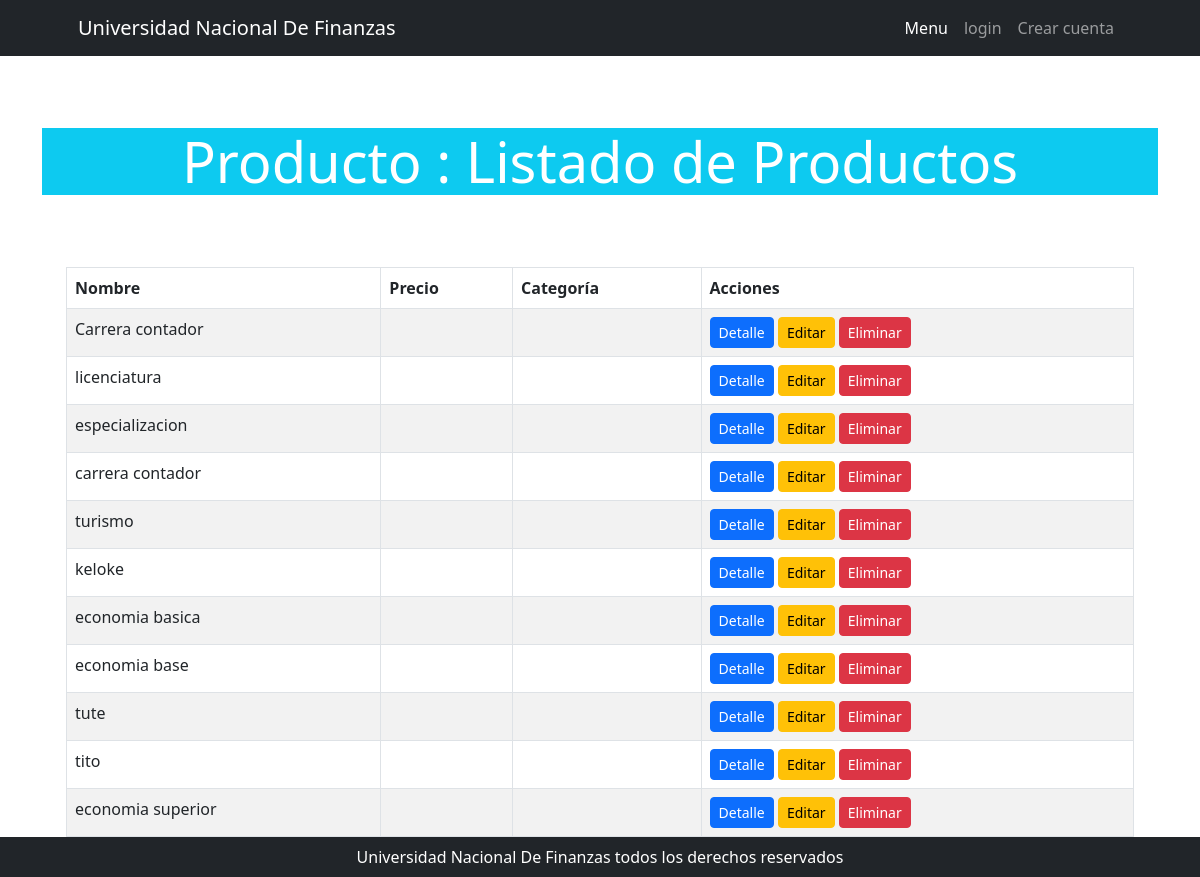
/producto/productocategoria/list, run on an earlier commit of the app's database.
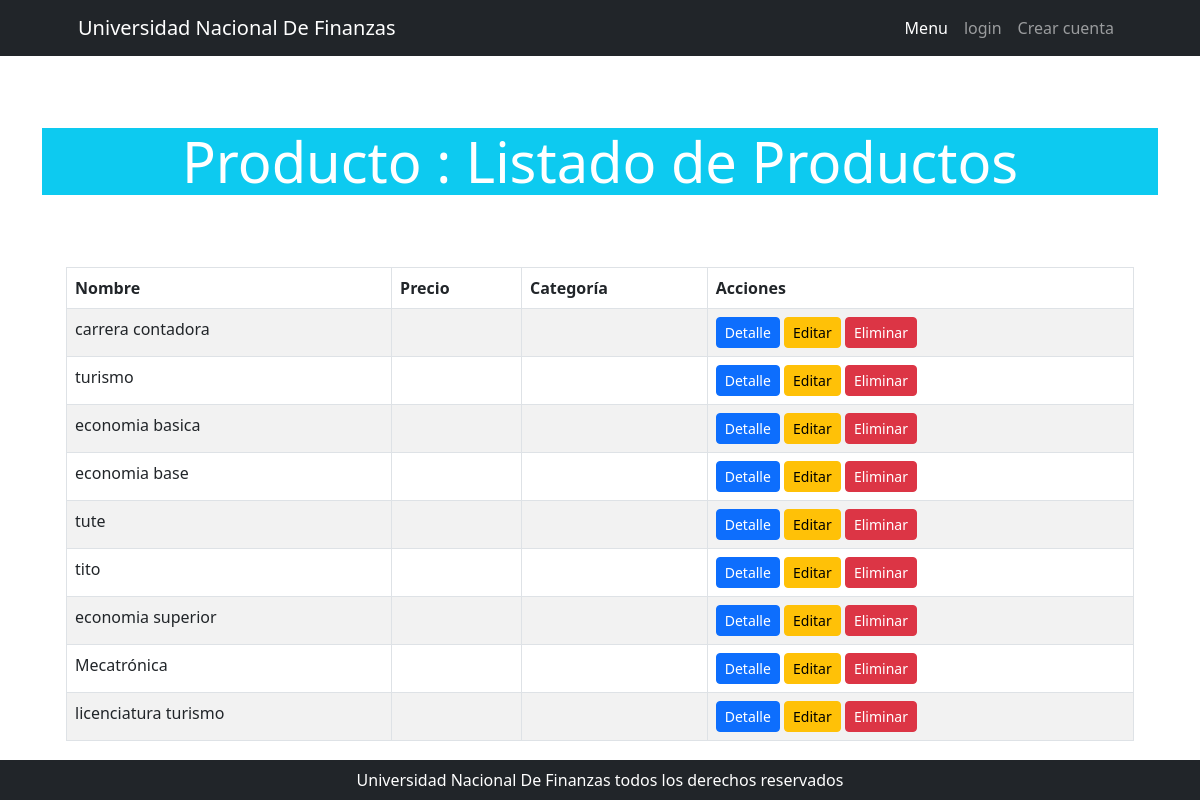
And on a later commit of the database.
### producto/models.py (models this page shows, shortened)
class ProductoCategoria(models.Model):
    nombre = models.CharField(max_length=200, unique=True)
    descripcion = models.CharField(max_length=200, null=True, blank=True)
    class Meta:
        verbose_name = "categoría de producto"
        verbose_name_plural = "categorías de producto"

### producto/views.py (the view)
# urls.py: path("productocategoria/list", ProductoCategoriaList.as_view(), name= "productocategoria_list"),
class ProductoCategoriaList(ListView):
    model = ProductoCategoria
    def get_queryset(self) -> QuerySet[Any]:
        queryset = super().get_queryset()
        busqueda = self.request.GET.get("busqueda")
        if busqueda:
            queryset = queryset.filter(
                Q(nombre__icontains=busqueda) | Q(
                    descripcion__icontains=busqueda)
            )
        return queryset

### producto/templates/producto/productocategoria_list.html (shortened to what this page needs)
{% extends 'core/base.html' %}
{% block body_title %}
Producto : Listado de Productos
{% endblock body_title %}
{% block content %}
<div class="container">
    <table class="table table-striped table-bordered table-hover table-responsive">
        <thead class="thead-dark">
            <tr>
                <th>Nombre</th>
                <th>Precio</th>
                <th>Categoría</th>
                <th>Acciones</th>
            </tr>
        </thead>
        <tbody>
            {% for producto in object_list %}
            <tr>
                <td>{{ producto.nombre }}</td>
                <td>{{ producto.precio }}</td>
                <td>{{ producto.categoria }}</td>
                <td>
                    <a href="{% url 'producto:productocategoria_detail' producto.id %}" class="btn btn-primary btn-sm">Detalle</a>
                    <a href="{% url 'producto:productocategoria_actualizar' producto.id %}" class="btn btn-warning btn-sm">Editar</a>
                    <a href="{% url 'producto:productocategoria_delete' pk=producto.id%}" class="btn btn-danger btn-sm">Eliminar</a>
                </td>
            </tr>
            {% endfor %}
        </tbody>
    </table>
</div>
    </div>
{% endblock content %}

### core/templates/core/base.html (shortened to what this page needs)
{% load static %}
<!DOCTYPE html>
<html lang="es">
    <head>
        <link href="{% static 'core/css/styles.css' %}" rel="stylesheet" />
    </head>
    <body>
     {% include 'core/components/navbar.html' %}
       <div class="container px-4  py-lg-4">
        <div class="row align-items-center my-5">
                <h1 class="display-4 text-center mb-4 bg-info text-white">
                   {% block body_title %}
                   {% endblock body_title %}
                </h1>
            </div>
            {% block content %}
            {% endblock content %}
       {% include 'core/components/footer.html' %}
    </body>
</html>

### core/templates/core/components/navbar.html (shortened to what this page needs)
 <nav class="navbar navbar-expand-lg navbar-dark bg-dark">
    <div class="container px-5">
        <a class="navbar-brand" href="#!">Universidad Nacional De Finanzas</a>
        <div class="collapse navbar-collapse" id="navbarSupportedContent">
            <ul class="navbar-nav ms-auto mb-2 mb-lg-0">
                <li class="nav-item"><a class="nav-link active" aria-current="page" href="{% url 'core:index' %}">Menu</a></li>
                {% if user.is_authenticated %}
                <li class="nav-item"><a class="nav-link" href="{% url 'estudiante:index' %}">Estudiante</a></li>
                <li class="nav-item"><a class="nav-link" href="{% url 'producto:index' %}">Producto</a></li>
                <li class="nav-item">
                    <a class="nav-link text-bg-info">{{ user.username}}</a>
                </li>
                <li class="nav-item">
                    <form action="{% url 'core:logout' %}" method="post">
                         {% csrf_token %}
                         <button type="submit" class="btn btn-dark">Logout</button>
                    </form>
                </li>
                  {% else %}
                  <li class="nav-item">
                    <a class="nav-link" href="{% url 'core:login' %}">login</a>
                </li>
                  <li class="nav-item">
                    <a class="nav-link" href="{% url 'core:register' %}">Crear cuenta</a>
                </li>
                {% endif %}
            </ul>
        </div>
    </div>
</nav>

### core/templates/core/components/footer.html
    <footer class="py-2 bg-dark fixed-bottom">
        <div class="container px-4 px-lg-5">
          <p class="m-0 text-center text-white">Universidad Nacional De Finanzas todos los derechos reservados</p>
        </div>
    </footer>

What changed in the data, as far as the page shows it:
removed ProductoCategoria: nombre "Carrera contador"
removed ProductoCategoria: nombre "licenciatura"
removed ProductoCategoria: nombre "especializacion"
removed ProductoCategoria: nombre "keloke"
changed ProductoCategoria: nombre "carrera contador" → "carrera contadora"
added ProductoCategoria: nombre "Mecatrónica"
added ProductoCategoria: nombre "licenciatura turismo"
